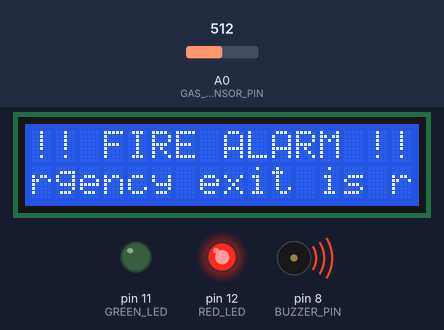
This sketch was run on a simulated Arduino Uno, built with avr-gcc and run on an emulated ATmega328P. Shown: 16×2 character LCD, output pins drawn as LEDs (lit = HIGH), buzzer (waves = sounding, pin HIGH). The test bench sets the inputs (shaded band); at power-on: A0 (GAS_SENSOR_PIN) = 512. What the sketch prints to the serial monitor is not drawn.

Above: at 3.2 s.
3.3 s: A0 (GAS_SENSOR_PIN) set to 315
5.7 s: A0 (GAS_SENSOR_PIN) set to 291
At 6.6 s:
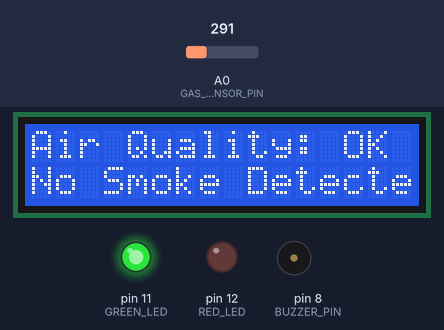
7.2 s: A0 (GAS_SENSOR_PIN) set to 306
At 7.89 s:
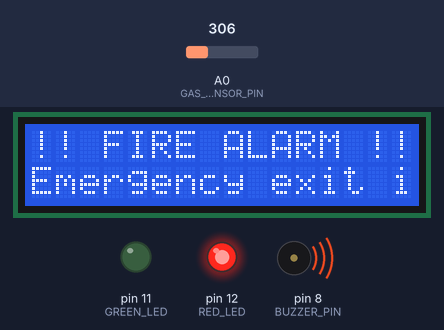
10.1 s: A0 (GAS_SENSOR_PIN) set to 290
At 11.2 s:
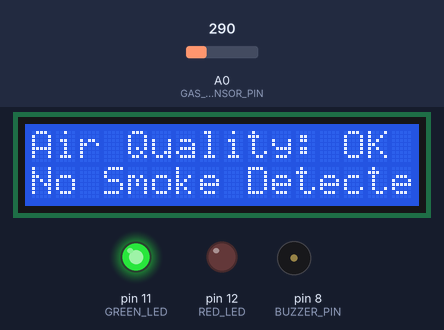
11.6 s: A0 (GAS_SENSOR_PIN) set to 310
At 12.63 s:
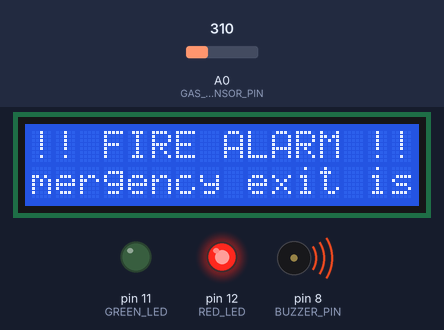
14.6 s: A0 (GAS_SENSOR_PIN) set to 122
At 16.0 s:
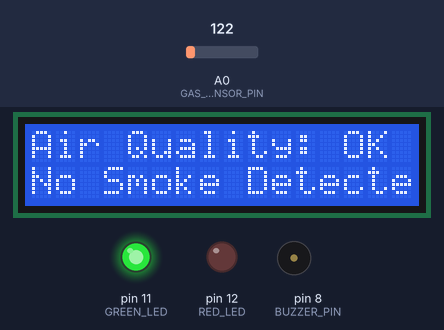
Timing chart, 0 to 17.4 s (numbered marks = the images above; inputs shaded):
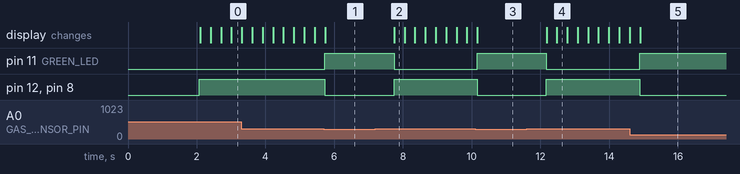

Measured:
- the behaviour switches between 300 and 299 on A0 (GAS_SENSOR_PIN) (found by bisection; images 0 and 1)
- after the input at 5.7 s, pin 11 (GREEN_LED): LOW → HIGH at once; pin 12 (RED_LED), pin 8 (BUZZER_PIN): HIGH → LOW at once; the display: changes at once (image 1)
- after the input at 7.2 s, pin 11 (GREEN_LED): HIGH → LOW after 0.54 s; pin 12 (RED_LED), pin 8 (BUZZER_PIN): LOW → HIGH after 0.54 s; the display: changes after 0.55 s (image 2)
- after the input at 10.1 s, pin 11 (GREEN_LED): LOW → HIGH after 0.06 s; pin 12 (RED_LED), pin 8 (BUZZER_PIN): HIGH → LOW after 0.06 s; the display: changes after 0.07 s (image 3)
- after the input at 11.6 s, pin 11 (GREEN_LED): HIGH → LOW after 0.57 s; pin 12 (RED_LED), pin 8 (BUZZER_PIN): LOW → HIGH after 0.57 s; the display: first changes after 0.58 s (image 4 shows a later state)
- after the input at 14.6 s, pin 11 (GREEN_LED): LOW → HIGH after 0.30 s; pin 12 (RED_LED), pin 8 (BUZZER_PIN): HIGH → LOW after 0.30 s; the display: changes after 0.30 s (image 5)

The sketch:

fire_alarm.ino
```cpp
#include <LiquidCrystal.h>

LiquidCrystal lcd(7, 6, 5, 4, 3, 2);

// ── Pin Definitions ───────────────────────────────────────────
const int GAS_SENSOR_PIN = A0;
const int BUZZER_PIN     = 8;
const int RED_LED        = 12;
const int GREEN_LED      = 11;

// ── Detection Threshold (0–1023) ──────────────────────────────
const int THRESHOLD = 300;

// ── Emergency Message ─────────────────────────────────────────
String emergencyMsg = "Emergency exit is right to the elevator Fire and Rescue Dial 101 immediately ";

void setup() {
  pinMode(BUZZER_PIN, OUTPUT);
  pinMode(RED_LED,    OUTPUT);
  pinMode(GREEN_LED,  OUTPUT);

  lcd.begin(16, 2);
  lcd.clear();
  lcd.setCursor(0, 0);
  lcd.print("  Fire  Alarm   ");
  lcd.setCursor(0, 1);
  lcd.print("   System Ready ");
  delay(2000);
  lcd.clear();

  Serial.begin(9600);
  Serial.println("=== Fire Alarm System ===");
  Serial.println("Monitoring started...\n");
}

void loop() {
  int smokeLevel = analogRead(GAS_SENSOR_PIN);

  Serial.print("Smoke Level: ");
  Serial.print(smokeLevel);

  if (smokeLevel >= THRESHOLD) {
    // ── ALARM STATE ─────────────────────────────────────────
    digitalWrite(BUZZER_PIN, HIGH);
    digitalWrite(RED_LED,    HIGH);
    digitalWrite(GREEN_LED,  LOW);

    Serial.println("  ⚠ ALARM TRIGGERED!");
    lcd.setCursor(0, 0);
    lcd.print("!! FIRE ALARM !!");
    scrollMessage(emergencyMsg);

  } else {
    // ── SAFE STATE ──────────────────────────────────────────
    digitalWrite(BUZZER_PIN, LOW);
    digitalWrite(RED_LED,    LOW);
    digitalWrite(GREEN_LED,  HIGH);

    Serial.println("  ✓ Safe");

    lcd.setCursor(0, 0);
    lcd.print("Air Quality: OK ");
    lcd.setCursor(0, 1);
    lcd.print("No Smoke Detected");

    delay(1000);
  }
}
void scrollMessage(String msg) {
  int msgLen = msg.length();
  for (int pos = 0; pos < msgLen - 15; pos++) {
    lcd.setCursor(0, 1);
    lcd.print(msg.substring(pos, pos + 16));
    delay(300);
    if (analogRead(GAS_SENSOR_PIN) < THRESHOLD) break;
  }
}
```
